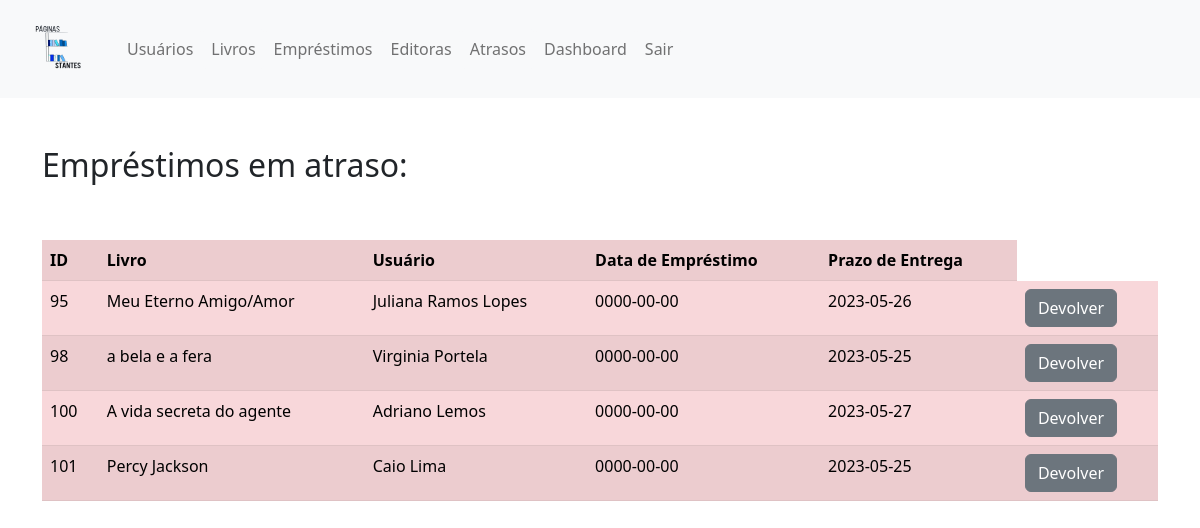
Before: /ProjetoWDA/atrasos.php (signed in) with the older database file.
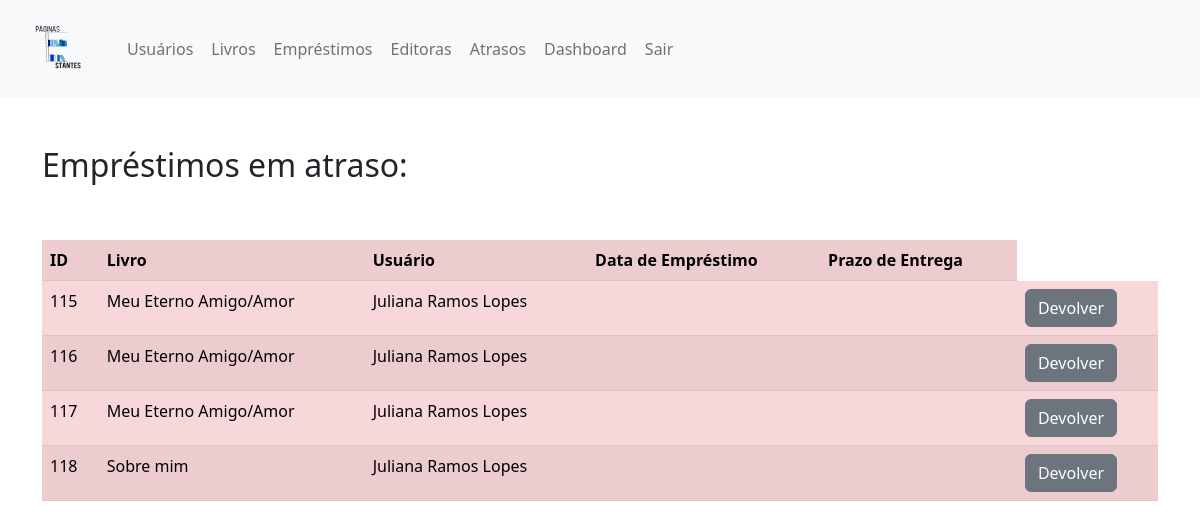
After: the same page with the newer database file.
### tables this page shows
CREATE TABLE `emprestimos` (
  `id` int(11) NOT NULL,
  `livro_id` int(11) DEFAULT NULL,
  `livro_nome` text NOT NULL,
  `usuario_id` int(11) NOT NULL,
  `usuario_nome` text NOT NULL,
  `cpf_usuario` text NOT NULL,
  `data_emprestimo` text NOT NULL,
  `data_devolucao` text NOT NULL,
  `prazo_entrega` text NOT NULL,
  `status` text NOT NULL
);

### ProjetoWDA/atrasos.php (the view, shortened to what this page needs)
<!DOCTYPE html>
<html>
<head>
	<link rel="stylesheet" href="css/bootstrap.min.css">
	<link rel="stylesheet" href="style.css">
</head>
<body>
<nav class="navbar navbar-expand-lg bg-light">
        <div class="container-fluid">
		<a class="navbar-brand" href="#">
      		<img src="logo.png" alt="Bootstrap" width="90" height="72">
    	</a>
          <div class="collapse navbar-collapse" id="navbarNavAltMarkup">
            <div class="navbar-nav">
              <a class="nav-link btn btn-light" href="usuarios.php">Usuários</a>
			  <a class="nav-link btn btn-light" href="livros.php">Livros</a>
			  <a class="nav-link btn btn-light" href="emprestimos.php">Empréstimos</a>
			  <a class="nav-link btn btn-light" href="editoras.php">Editoras</a>
			  <a class="nav-link btn btn-light" href="atrasos.php">Atrasos</a>
			  <a class="nav-link btn btn-light" href="dashboard.php" class="dashboard-button">Dashboard</a>
			  <a class="nav-link btn btn-light" href="logout.php">Sair</a>
            </div>
          </div>
        </div>
      </nav>
	  <br><br>
<?php
include_once('conexao.php');
$query_emprestimos = "SELECT * FROM emprestimos WHERE prazo_entrega < CURDATE()";
$resultado_emprestimos = mysqli_query($conn, $query_emprestimos);
if(mysqli_num_rows($resultado_emprestimos) > 0) {
    echo "<div class='container'><h2>Empréstimos em atraso:</h2><br><br>";
    echo "<table class='table table-danger table-striped'>";
    echo "<tr><th>ID</th><th>Livro</th><th>Usuário</th><th>Data de Empréstimo</th><th>Prazo de Entrega</th></tr>";
    while($row = mysqli_fetch_assoc($resultado_emprestimos)) {
        echo "<tr>";
        echo "<td>".$row['id']."</td>";
        echo "<td>".$row['livro_nome']."</td>";
        echo "<td>".$row['usuario_nome']."</td>";
        echo "<td>".$row['data_emprestimo']."</td>";
        echo "<td>".$row['prazo_entrega']."</td>";
        echo "<td><a href='devolver.php?id=".$row["id"]."'><button type='button' class='btn btn-secondary'>Devolver</button></a></td>";
        echo "</tr>";
    }
    echo "</table></div>";
} else {
    echo "<div class='container'><center><p>Nenhum empréstimo em atraso encontrado.</p></center></div>";
}
?>

Changed rows visible on the page:
removed emprestimos: id "95", livro_nome "Meu Eterno Amigo/Amor", usuario_nome "Juliana Ramos Lopes", data_emprestimo "0000-00-00", prazo_entrega "2023-05-26"
removed emprestimos: id "98", livro_nome "a bela e a fera", usuario_nome "Virginia Portela", data_emprestimo "0000-00-00", prazo_entrega "2023-05-25"
removed emprestimos: id "100", livro_nome "A vida secreta do agente", usuario_nome "Adriano Lemos", data_emprestimo "0000-00-00", prazo_entrega "2023-05-27"
removed emprestimos: id "101", livro_nome "Percy Jackson", usuario_nome "Caio Lima", data_emprestimo "0000-00-00", prazo_entrega "2023-05-25"
added emprestimos: id "115", livro_nome "Meu Eterno Amigo/Amor", usuario_nome "Juliana Ramos Lopes"
added emprestimos: id "116", livro_nome "Meu Eterno Amigo/Amor", usuario_nome "Juliana Ramos Lopes"
added emprestimos: id "117", livro_nome "Meu Eterno Amigo/Amor", usuario_nome "Juliana Ramos Lopes"
added emprestimos: id "118", livro_nome "Sobre mim", usuario_nome "Juliana Ramos Lopes"
